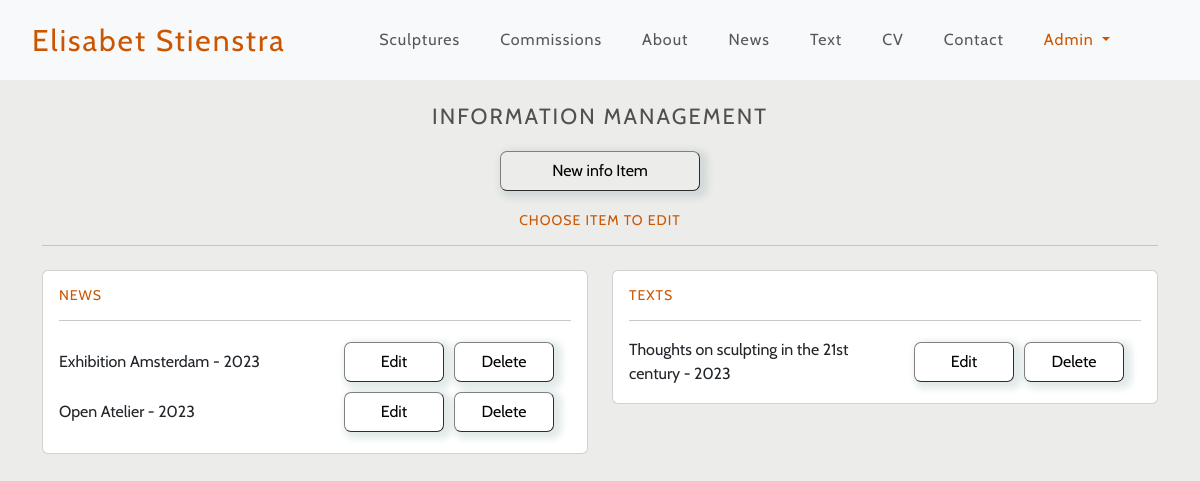
The page /info/info-management/ (signed in) on the database as committed earlier.
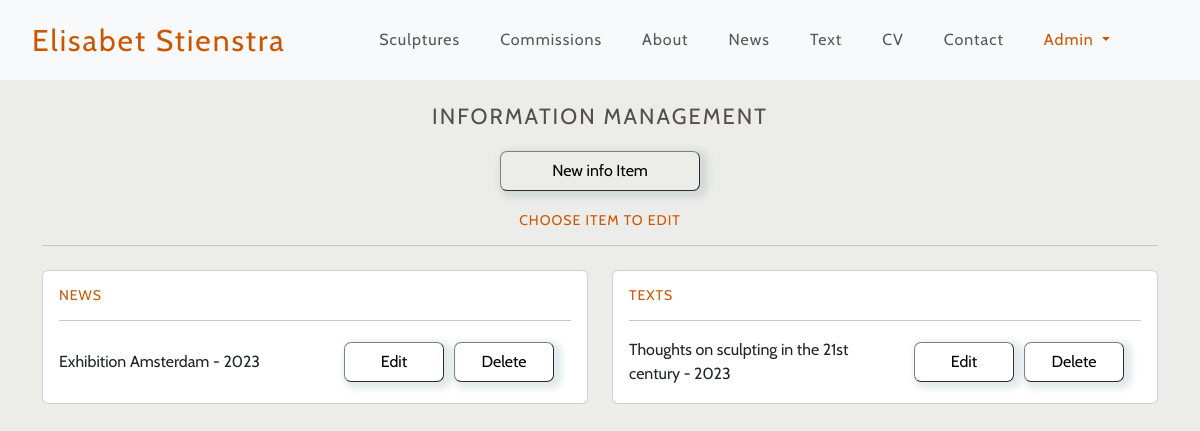
The same page on the database as committed later.
### info/models.py (models this page shows, shortened)
class Category(models.Model):
    class Meta:
        verbose_name_plural = 'Categories'
    name = models.CharField(max_length=60)
    friendly_name = models.CharField(max_length=60)

class Info(models.Model):
    category = models.ForeignKey(
        Category,
        on_delete=models.PROTECT)
    title = models.CharField(max_length=254)
    date = models.DateTimeField(auto_now=True)
    description = RichTextField()
    image = models.ImageField(null=True, blank=True)
    url = models.CharField(null=True, blank=True, max_length=700)
    hide = models.BooleanField(default=False)

### info/views.py (the view)
# urls.py: path('info-management/', views.info_management,
@login_required
def info_management(request):
    if not request.user.is_superuser:
        sweetify.toast(request, 'Only an Admin can access this page', icon="error", timer=2000,
                            timerProgressBar=True)
        return redirect(reverse('about'))
    category = Category.objects.all()
    items = Info.objects.all()
    context = {
        'category': category,
        'items': items,
    }
    return render(request, "info/info_management.html", context)

### info/templates/info/info_management.html
{% extends "base.html" %}
{% load static %}
{% block content %}
<h1 class="pt-4 pb-2">Information Management</h1>
<section class="text-center">
    <a href="{% url 'add_info' %}"><button class="button-xl">New info Item</button></a>
</section>
<section>
    <div class="container container-fluid">
        <h2 class="pt-3">Choose item to edit</h2>
        <hr>
        <div class="row">
            {% for c in category %}
            <div class="col-12 col-lg-6 my-2">
                <div class="card">
                    <div class="card-body">
                        <h3>{{ c.friendly_name }}</h3>
                        <hr>
                        <div>
                            {% for i in items %}
                                {% if i.category == c %}
                                <div class="row {% if i.hide %} hidden {% endif %}">
                                    <div class="col-6 m-auto">
                                        <a href="{% url 'edit_info' i.id %}"><p>{{ i.title }} - {{ i.date |date:"Y" }}</p></a>
                                    </div>
                                    <div class="col text-center g-0">
                                        <a href="{% url 'edit_info' i.id %}"><button>Edit</button></a><a data-bs-toggle="modal" data-bs-target="#modal-delete" data-bs-link="{% url 'delete_info' i.id %}"><button>Delete</button></a>
                                    </div>
                                </div>
                                {% endif %}
                          {% endfor %}
                        </div>
                    </div>
                </div>
            </div>
            {% endfor %}
        </div>
    </div>
</section>
{% endblock %}

Rows that differ between the two databases and show on the page:
removed Info: title "Open Atelier", date "2023", shown under Category "NEWS"
